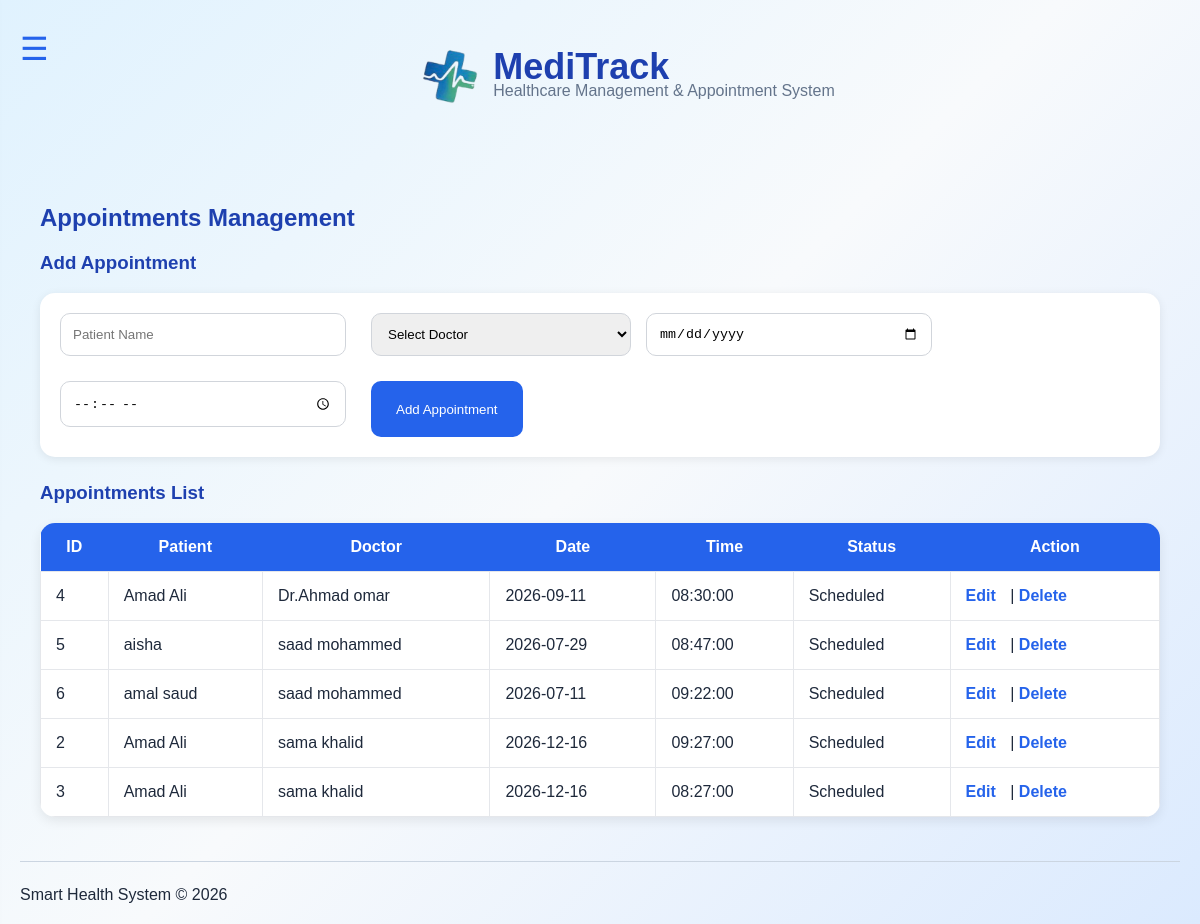
Page /pages/appointments.php (signed in) on the committed database.
### tables this page shows
CREATE TABLE `appointments` (
  `appointment_id` int(11) NOT NULL,
  `patient_id` int(11) NOT NULL,
  `doctor_id` int(11) NOT NULL,
  `appointment_date` date NOT NULL,
  `appointment_time` time NOT NULL,
  `status` varchar(20) NOT NULL
);

CREATE TABLE `patients` (
  `id` int(11) NOT NULL,
  `name` varchar(100) NOT NULL,
  `age` int(3) NOT NULL,
  `phone` varchar(20) NOT NULL,
  `register_date` date NOT NULL
);

CREATE TABLE `doctors` (
  `doctor_id` int(11) NOT NULL,
  `doctor_name` varchar(100) NOT NULL,
  `specialization` varchar(100) NOT NULL,
  `phone` varchar(20) NOT NULL,
  `email` varchar(100) NOT NULL,
  `clinic_id` int(11) NOT NULL
);

### pages/appointments.php (the view, shortened to what this page needs)
<?php
require_once "../config.php";
$sql = "
SELECT appointments.*,
patients.name,
doctors.doctor_name
FROM appointments
INNER JOIN patients
ON appointments.patient_id = patients.id
INNER JOIN doctors
ON appointments.doctor_id = doctors.doctor_id
";
$result = mysqli_query($conn,$sql);
include "../includes/header.php";
?>
<div class="page-card">
<h2>Appointments Management</h2>
<h3>Add Appointment</h3>
<form method="POST" class="simple-form">
<input type="text" name="patient_name" placeholder="Patient Name" required>
<select name="doctor_id" required>
    <option value="">Select Doctor</option>
</select>
<input type="date" name="appointment_date" required>
<input type="time" name="appointment_time" required>
<button type="submit" name="add_appointment">
Add Appointment
</button>
</form>
<h3>Appointments List</h3>
<table>
<tr>
<th>ID</th>
<th>Patient</th>
<th>Doctor</th>
<th>Date</th>
<th>Time</th>
<th>Status</th>
<th>Action</th>
</tr>
<?php while($row = mysqli_fetch_assoc($result)){ ?>
<tr>
<td><?php echo $row['appointment_id']; ?></td>
<td><?php echo $row['name']; ?></td>
<td><?php echo $row['doctor_name']; ?></td>
<td><?php echo $row['appointment_date']; ?></td>
<td><?php echo $row['appointment_time']; ?></td>
<td><?php echo $row['status']; ?></td>
<td>
<a href="edit_appointment.php?id=<?php echo $row['appointment_id']; ?>">Edit</a>
|
<a href="delete_appointment.php?id=<?php echo $row['appointment_id']; ?>"
onclick="return confirm('Are you sure you want to delete this Appointment?');">
Delete
</a>
</td>
</tr>
<?php } ?>
</table>
</div>
<?php
include "../includes/footer.php";
?>

### assets/CSS/style.css (style rules this page uses)
body { font-family: Arial, sans-serif; background: linear-gradient(135deg, #e0f2fe, #f8fafc, #dbeafe); margin: 20px; color: #1e293b; }
h1,h2,h3 { color: #1e40af; }
a { text-decoration: none; color: #2563eb; font-weight: bold; margin-right: 10px; }
table { border-collapse: collapse; width: 100%; background: white; border-radius: 10px; overflow: hidden; box-shadow: 0 4px 12px rgba(0,0,0,0.08); }
table th { background-color: #2563eb; color: white; padding: 12px; }
table td { padding: 10px; border: 1px solid #e5e7eb; }
input, select { padding: 10px; width: 260px; margin-bottom: 10px; border: 1px solid #cbd5e1; border-radius: 8px; }
button, input[type=submit] { background-color: #2563eb; color: white; border: none; border-radius: 8px; padding: 10px 18px; cursor: pointer; }
.simple-form, .search-form { background:#f8fafc; padding:20px; border-radius:15px; margin-bottom:20px; box-shadow:0 4px 12px rgba(0,0,0,0.06); }
.simple-form input, .search-form input { margin-right:10px; }
.page-card { padding:20px; }
.simple-form { display:flex; gap:15px; flex-wrap:wrap; background:white; padding:20px; border-radius:15px; box-shadow:0 2px 10px rgba(0,0,0,0.08); margin-bottom:25px; }
.simple-form input, .simple-form select { padding:12px; border:1px solid #d1d5db; border-radius:10px; min-width:200px; }
.simple-form button { background:#2563eb; color:white; border:none; padding:12px 25px; border-radius:10px; cursor:pointer; }
table { width:100%; border-collapse:collapse; background:white; border-radius:15px; overflow:hidden; }
table th { background:#2563eb; color:white; padding:15px; }
table td { padding:15px; border:1px solid #e5e7eb; }

### rows in the picture
appointments: appointment_id "4", patient.name "Amad Ali", doctor.doctor_name "Dr.Ahmad omar", appointment_date "2026-09-11", appointment_time "08:30:00", status "Scheduled"
appointments: appointment_id "5", patient.name "aisha", doctor.doctor_name "saad mohammed", appointment_date "2026-07-29", appointment_time "08:47:00", status "Scheduled"
appointments: appointment_id "6", patient.name "amal saud", doctor.doctor_name "saad mohammed", appointment_date "2026-07-11", appointment_time "09:22:00", status "Scheduled"
appointments: appointment_id "2", patient.name "Amad Ali", doctor.doctor_name "sama khalid", appointment_date "2026-12-16", appointment_time "09:27:00", status "Scheduled"
appointments: appointment_id "3", patient.name "Amad Ali", doctor.doctor_name "sama khalid", appointment_date "2026-12-16", appointment_time "08:27:00", status "Scheduled"
